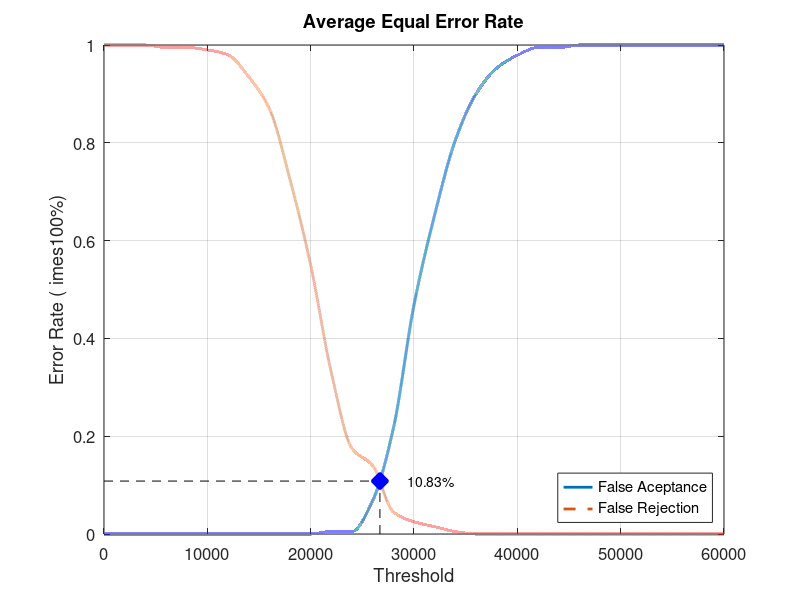
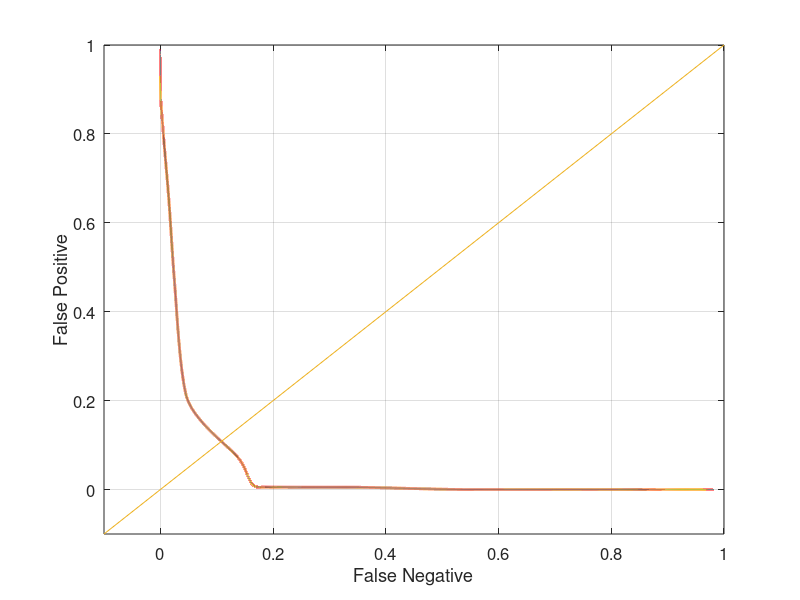

Recreate these plots in MATLAB, in order.
close all;
clear;
clc;
x = 0:2000:60000;
xq = 0:0.5:60000;

y0 = [0 0 0 0 0 0 0 0 0 0 0 0.00526316 0.00526316 0.0684211 0.215789 0.468421 0.652632 0.805263 0.9 0.952632 0.978947 0.994737 0.994737 1 1 1 1 1 1 1 1]
yy0 = interp1(x, y0, xq, 'pchip');
y1 = [1 1 1 0.995 0.995 0.99 0.98 0.935 0.87 0.725 0.55 0.33 0.175 0.14 0.045 0.025 0.015 0.005 0 0 0 0 0 0 0 0 0 0 0 0 0]
yy1 = interp1(x, y1, xq, 'pchip');

% Calculating EER: 
y2 = abs(y0 - y1);
find(y2 == min(y2))
yy2 = abs(yy0 - yy1);
xEER = find(yy2 == min(yy2));
xEERIndex = xq(xEER) % X-axis EER
yEER = yy0(xEER) % Y-axis EER

main = figure
plot(xq, yy0,'-','LineWidth', 2);	hold on
plot(xq, yy1,'--','LineWidth', 2);	hold on
plot([xEERIndex xEERIndex], [0 yEER], 'k--');	hold on
plot([0 xEERIndex], [yEER yEER], 'k--');	hold on
plot(xEERIndex, yEER, 'bx', 'LineWidth', 10);	hold on
text(xEERIndex + 10 * xEERIndex / 100, yEER, [num2str(round((10000 * yEER)) / 100) '%'])
legend('False Aceptance', 'False Rejection', 'Location', 'SouthEast')
xlabel('Threshold')
ylabel('Error Rate (	imes100%)')
title('Average Equal Error Rate')
set(gca, 'FontSize', 12)
axis([0 60000 0 1])
grid on

print(main, 'Database4_2Main', '-dpng');
FNRxFPR = figure('Color', [1 1 1]);
plot(yy1, yy0, '-', yy1, yy0, 'LineWidth', 2);
hold on
y = -0.1:0.1:1
plot(y, y); 
set(gca, 'FontSize', 12)
xlabel('False Negative')
ylabel('False Positive')
axis([-0.1 1 -0.1 1])
set(gca, 'FontSize', 12)
grid on

print(FNRxFPR, 'Database4_2FNRxFPR','-dpng');
